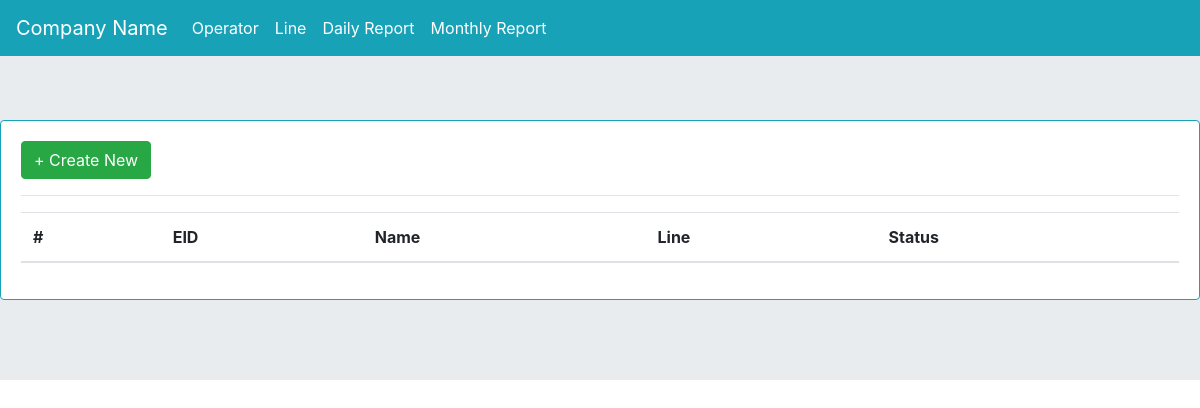
Before: /operatorlist/ with the older database file.
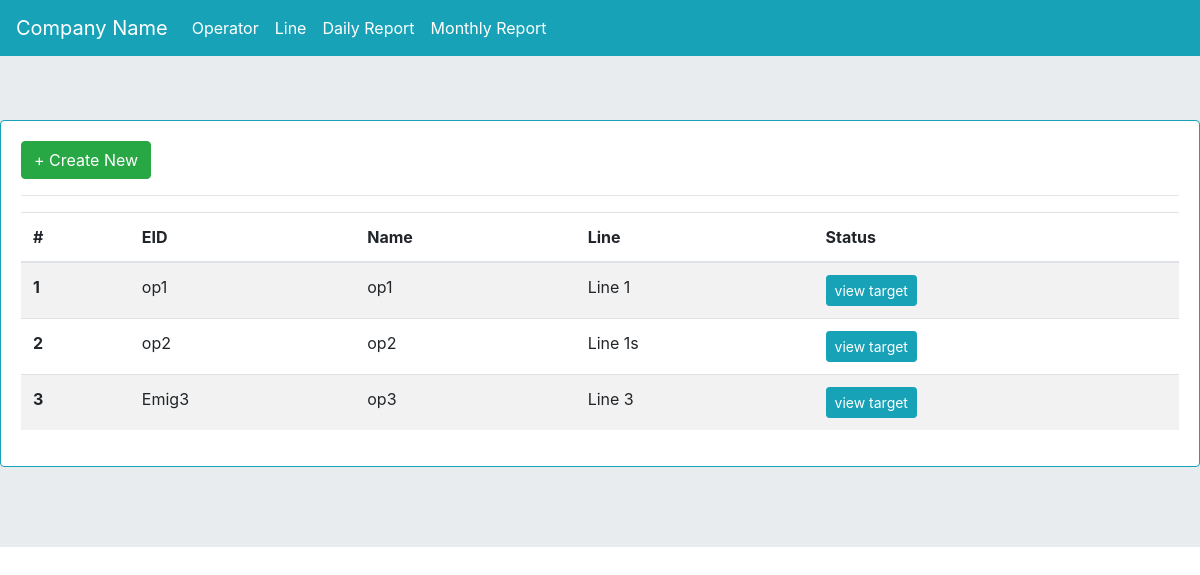
After: the same page with the newer database file.
### myapp/models.py (models this page shows, shortened)
class operator(models.Model):
    name = models.CharField(max_length=255)
    line = models.ForeignKey(line, on_delete=models.CASCADE)
    employee_code = models.CharField(max_length=255, blank=True, null=True)
    burmese = models.CharField(max_length=255, blank=True, null=True)
    daily_target = models.PositiveIntegerField(default=0)
    status = models.BooleanField(default=False)

class line(models.Model):
    line_name = models.CharField(max_length=255)
    target = models.PositiveIntegerField(default=0)
    def __str__(self):
        return self.line_name

### myapp/views.py (the view)
# urls.py: path('operatorlist/', views.operatorlist, name='operatorlist'),
def operatorlist(request):
    op = operator.objects.all()
    form = OptForm()
    context = {'op':op, 'form':form}
    return render(request, 'operatorlist.html', context)

### templates/operatorlist.html (shortened to what this page needs)
{% extends 'base.html' %}
{% block content %}
<div class="card border-info mb-3">
  <div class="card-body">
<button type="button" class="btn btn-success" data-toggle="modal" data-target="#createNewInv">
  + Create New
</button>
<hr>
<table class="table table-striped" id="operatorlist">
  <thead>
    <tr>
      <th scope="col">#</th>
      <th scope="col">EID</th>
      <th scope="col">Name</th>
      <th scope="col">Line</th>
      <th scope="col">Status</th>
    </tr>
  </thead>
  <tbody>
  	{% for i in op %}
    <tr>
      <th scope="row">{{i.id}}</th>
      <td>{{i.employee_code}}</td>
      <td>{{i.name}}</td>
      <td>{{i.line}}</td>
      <td>
      	<a href="{% url 'myapp:daily_rep_filter_operator' i.id %}" class="btn btn-sm btn-info">view target</a>
      </td>
    </tr>
    {% endfor %}
  </tbody>
</table>
  </div>
</div>
{% endblock content %}

Changed rows visible on the page:
added operator: id "1", employee_code "op1", name "op1", line "Line 1"
added operator: id "2", employee_code "op2", name "op2", line "Line 1s"
added operator: id "3", employee_code "Emig3", name "op3", line "Line 3"
